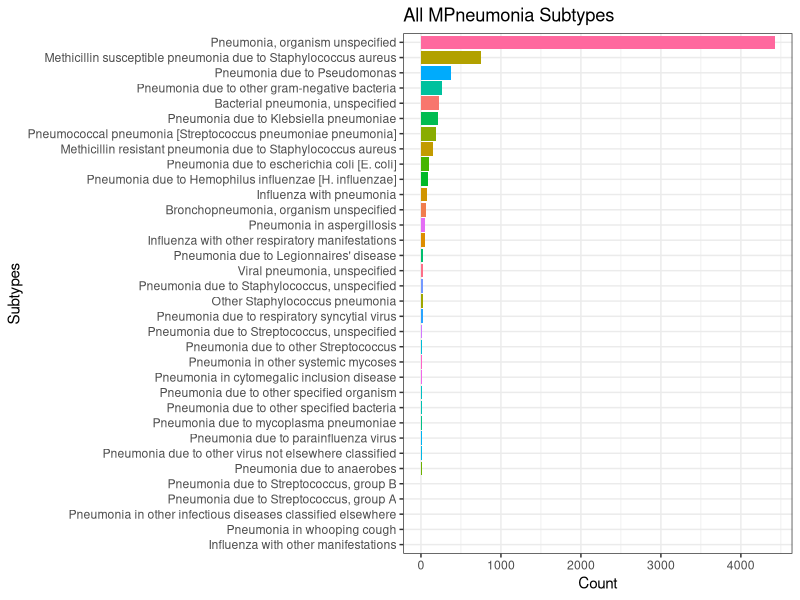
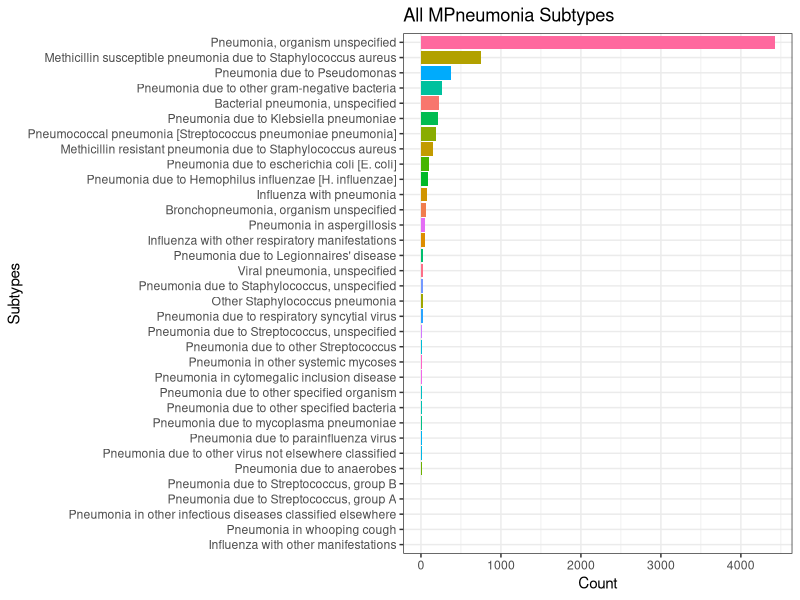
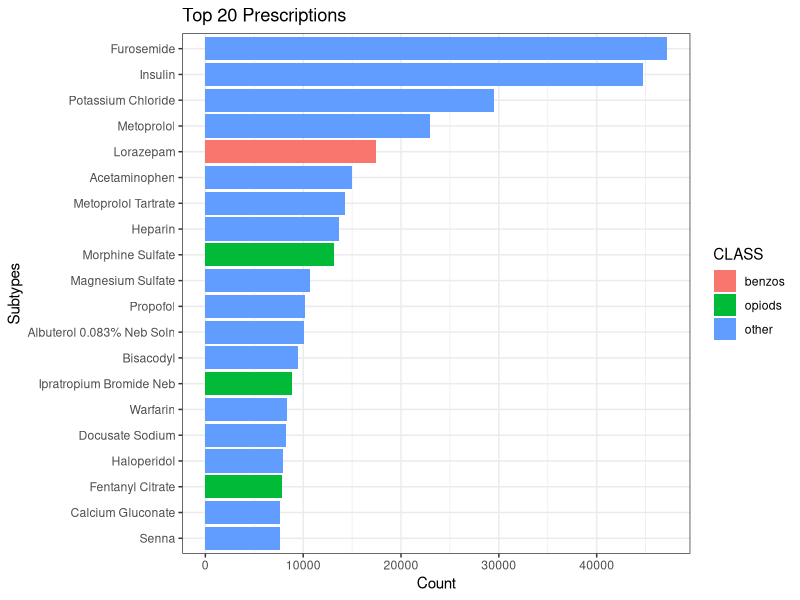

Source code (R) for these figures, in order:

library(ggplot2)
library(magrittr)
library(dplyr)

view_icd = read.csv("view_icd.csv")
drugs2 = read.csv("drugs2.csv")

ggplot(view_icd, aes(y=reorder(subtype,n), 
               x=n, 
               fill=subtype,
               text=paste("n:",n))) + 
    geom_col() +
    theme_bw() +
    labs(y="Subtypes", x="Count", title="All MPneumonia Subtypes") + 
    theme(legend.position="none")

ggplot(view_icd, aes(y=reorder(subtype,n), 
                     x=n, 
                     fill=subtype,
                     text=paste("n:",n))) + 
    geom_col() +
    theme_bw() +
    labs(y="Subtypes", x="Count", title="All MPneumonia Subtypes") + 
    theme(legend.position="none")


drugs2 %>%
    arrange(desc(n)) %>%
    head(20) %>%
ggplot(aes(y=reorder(DRUG,n), 
                     x=n, 
                     fill=CLASS,
                     text=paste("n:",n))) + 
    geom_col() +
    theme_bw() +
    labs(y="Subtypes", x="Count", title="Top 20 Prescriptions") 
